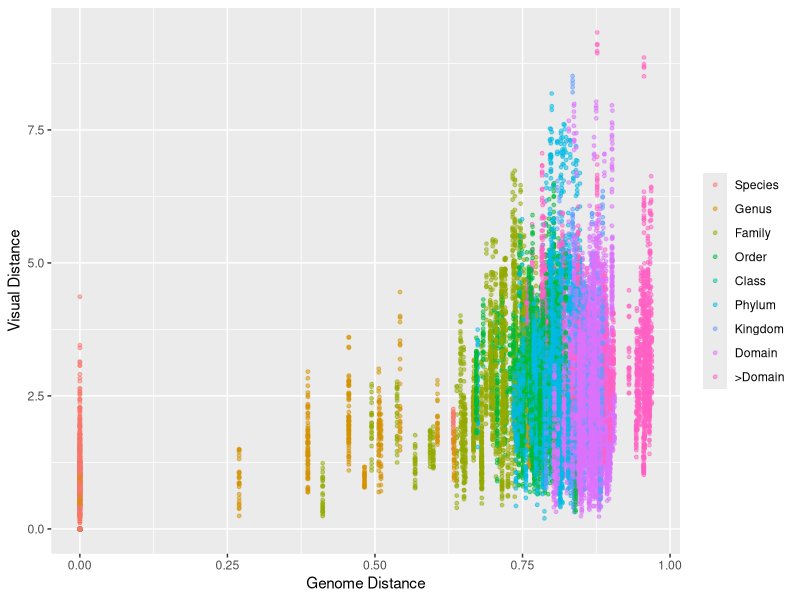
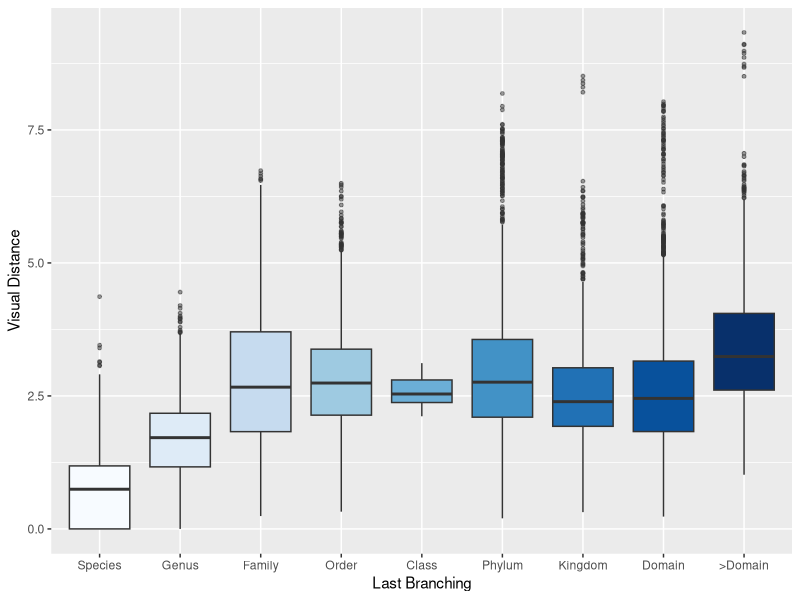
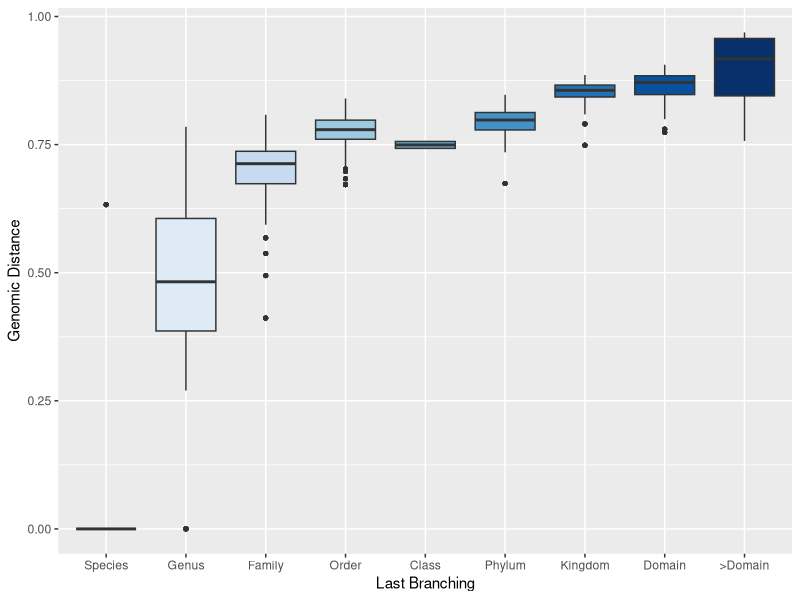

Here is the R script that generated these plots, in order:
rm(list = ls())

library('tidyverse')
library('vegan')
library('gdata')

# Re-Read scaled data, and WGS Distance.
scaled.mini_repl <- read.csv('results/cryoem_scaled_mini_replicates.csv', sep = ",", header = T, row.names = 1) %>%
  mutate(concat = case_when(!is.na(Identifier) ~ paste0(Strain, "_", Identifier),T ~ Strain))
wgs_dist <- read.csv('data/wgs_distance_jaccard.csv',sep = ",", header = TRUE, row.names = 1, check.names = FALSE)
meta <- read.csv('results/cryoem_metadata_enriched.csv',sep = ",", header = TRUE, row.names = 1) %>%
  mutate(concat = case_when(!is.na(Identifier) ~ paste0(Strain, "_", Identifier),T ~ Strain))

# Check that all samples, for which cryo-EM measurements exist, are part of WGS table
setdiff(scaled.mini_repl$concat,rownames(wgs_dist))
setdiff(scaled.mini_repl$concat,colnames(wgs_dist))

# Remove distance measurements from WGS for which no 3D cryo-EM data exists
row.names.remove <- setdiff(rownames(wgs_dist),scaled.mini_repl$concat)
wgs_dist_cleaned <- wgs_dist[!(row.names(wgs_dist) %in% row.names.remove), ]
wgs_dist_cleaned <- wgs_dist_cleaned[,!names(wgs_dist_cleaned) %in% row.names.remove]

write.csv(wgs_dist_cleaned,"results/wgs_dist_cleaned.csv")

rm('wgs_dist','row.names.remove')

# Sort alphabetically, use only upper triangle of WGS matrix
wgs_dist_cleaned <- wgs_dist_cleaned[order(rownames(wgs_dist_cleaned)), ]
wgs_dist_cleaned <- wgs_dist_cleaned[ ,order(colnames(wgs_dist_cleaned))]

lowerTriangle(wgs_dist_cleaned) <- NA

# Calculate replicate-level cryo-EM distance, sort, retain only upper triangle
cryoem_dist <- as.data.frame(as.matrix(vegdist(scaled.mini_repl[2:6], method = "euclidean", upper = TRUE)))

colnames(cryoem_dist) <- scaled.mini_repl$concat

cryoem_dist_sorted <- cryoem_dist[ ,order(colnames(cryoem_dist))]
colnames(cryoem_dist_sorted) <- str_split_fixed(colnames(cryoem_dist_sorted), '\\.', 2)[,1]

cryoem_dist_sorted$X <- scaled.mini_repl$concat
cryoem_dist_sorted <- cryoem_dist_sorted[order(cryoem_dist_sorted$X),]

write.csv(cryoem_dist,'results/cryoem_dist_replicates.csv')

lowerTriangle(cryoem_dist_sorted[1:225]) <- NA

rm('cryoem_dist')

# Turn into long tables
wgs_long <- wgs_dist_cleaned %>% 
  as.data.frame() %>%
  rownames_to_column("X") %>%
  pivot_longer(-c(X), names_to = "Y", values_to = "WGS_Distance")
wgs_long$comp <- paste(wgs_long$X,wgs_long$Y)
wgs_long <- na.omit(wgs_long)

cryoem_long <- cryoem_dist_sorted %>% 
  as.data.frame() %>%
  pivot_longer(-c(X), names_to = "Y", values_to = "cryoEM_Distance")
cryoem_long$comp <- paste(cryoem_long$X,cryoem_long$Y)
cryoem_long <- na.omit(cryoem_long)

rm('wgs_dist_cleaned','cryoem_dist_sorted','scaled.mini_repl')

# Introduce information on lowest common level (LCL)
find_lcl <- function(lhs, rhs, df) {
  # Define Phylogeny Vectors as [Genus, Family, Order, Class, Phylum, Kindom, Domain]
  
  ret <- c('Domain','Kingdom','Phylum','Class','Order','Family','Genus','Species')
  
  df_lhs <- df[df$concat == lhs,]
  df_rhs <- df[df$concat == rhs,]
  
  v_lhs <- c(df_lhs$Species,df_lhs$Genus,df_lhs$Family,df_lhs$Order,df_lhs$Class,df_lhs$Phylum,df_lhs$Kingdom,df_lhs$Domain)
  v_rhs <- c(df_rhs$Species,df_rhs$Genus,df_rhs$Family,df_rhs$Order,df_rhs$Class,df_rhs$Phylum,df_rhs$Kingdom,df_rhs$Domain)
  
  if(length(intersect(v_lhs,v_rhs)) > 0) {
    lcl <- c(ret[length(intersect(v_lhs,v_rhs))])
  } else {
    lcl <- c('>Domain')
  }
  
  
  return(lcl)
} 

wgs_long$LCL <- NA

for (i in 1:length(wgs_long$X)) {
  wgs_long$LCL[i] <- find_lcl(wgs_long$X[i],wgs_long$Y[i],meta)
}

rm('meta','i','find_lcl')

# Merge tables
df <- merge(cryoem_long, wgs_long, by = 'comp', all.x = TRUE)
df <- subset(df, select = -c(2,3,5,6))
df <- na.omit(df)

write.csv(df,'results/distance_vis_vs_genome_vs_LCL.csv')

# Plot WGS vs. Vis
ggplot(df, aes(WGS_Distance, cryoEM_Distance, color = fct_relevel(LCL,"Species","Genus","Family","Order","Class","Phylum","Kingdom","Domain",">Domain")))+
  geom_point(size = 1, alpha = 0.5)+
  scale_fill_manual(values = c('#000000'))+
  theme(legend.title = element_blank())+
  xlab('Genome Distance')+
  ylab('Visual Distance')

# Plot Vis vs. LCL
ggplot(df, aes(fct_inorder(LCL), cryoEM_Distance, fill = fct_relevel(LCL,"Species","Genus","Family","Order","Class","Phylum","Kingdom","Domain",">Domain")))+
  geom_boxplot(outlier.size=1, outlier.alpha = 0.5, outlier.fill = NULL, outlier.color = NULL)+
  scale_x_discrete(limits = c("Species","Genus","Family","Order","Class","Phylum","Kingdom","Domain",">Domain"))+
  scale_fill_brewer(type = "seq", direction = 1)+
  xlab('Last Branching')+
  ylab('Visual Distance')+  
  theme(legend.position="none")

# Plot WGS vs LCL
ggplot(df, aes(fct_inorder(LCL), WGS_Distance, fill = fct_relevel(LCL,"Species","Genus","Family","Order","Class","Phylum","Kingdom","Domain",">Domain")))+
  geom_boxplot(outlier.size=1, outlier.alpha = 0.5, outlier.fill = NULL, outlier.color = NULL)+
  scale_x_discrete(limits = c("Species","Genus","Family","Order","Class","Phylum","Kingdom","Domain",">Domain"))+
  scale_fill_brewer(type = "seq", direction = 1)+
  xlab('Last Branching')+
  ylab('Genomic Distance')+  
  theme(legend.position="none")

# Calculate ANOVA Visual Dist vs. LCL
sign <- aov(cryoEM_Distance ~ LCL, data = df)
summary(sign)

# Calculate correlation WGS / cryoEM for all LCL Species / Genus / Family
keep <- c("Species","Genus","Family")
species_genus_family <- df[(df$LCL %in% keep),]
cor.test(species_genus_family$cryoEM_Distance, species_genus_family$WGS_Distance, method = "pearson")

other <- df[!(df$LCL %in% keep),]
cor.test(other$cryoEM_Distance, other$WGS_Distance, method = "pearson")
